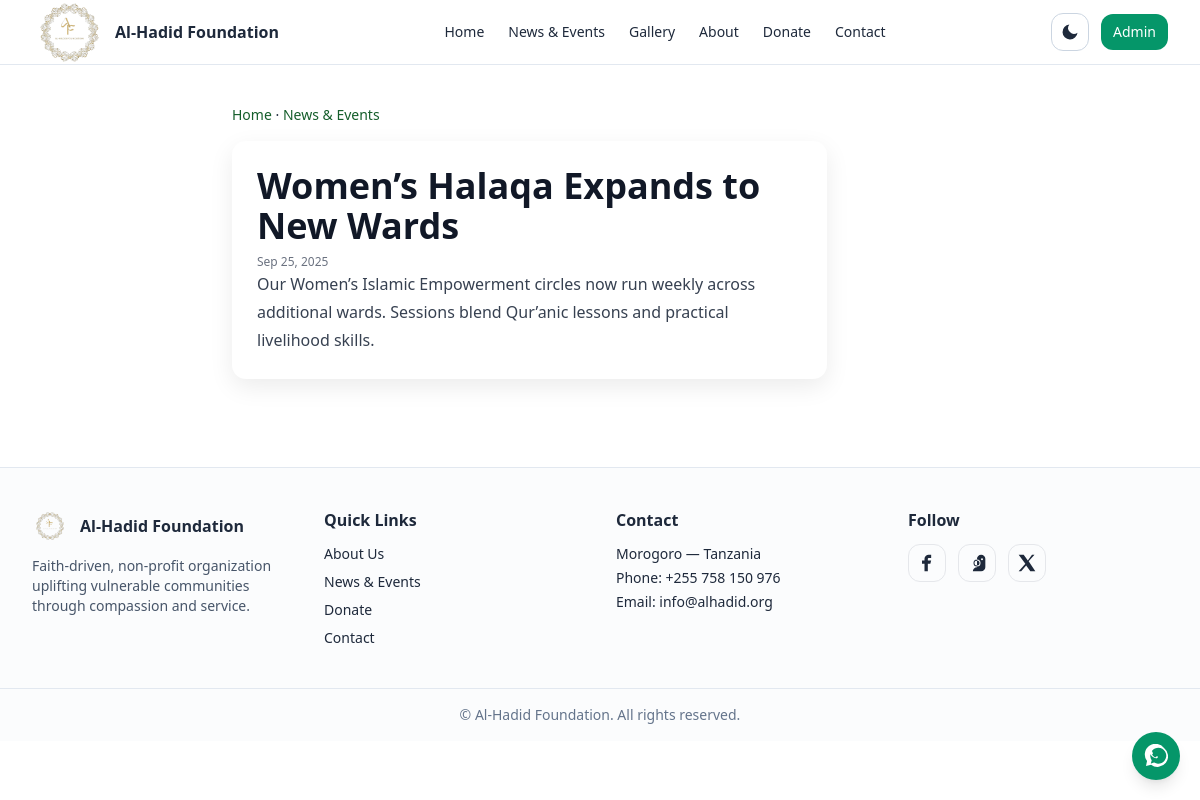
Screenshot of /news/4/ with the database file from the repository.
### website/models.py (models this page shows, shortened)
class News(models.Model):
    title = models.CharField(max_length=200)
    content = models.TextField()
    image = models.ImageField(upload_to='news/', blank=True, null=True)
    is_published = models.BooleanField(default=True)
    created_at = models.DateTimeField(auto_now_add=True)
    updated_at = models.DateTimeField(auto_now=True)
    class Meta:
        ordering = ['-created_at']
        verbose_name_plural = "News"

### website/views.py (the view)
# urls.py: path('news/<int:pk>/', views.news_detail, name='news_detail'),
def news_detail(request, pk):
    news_item = get_object_or_404(News, pk=pk, is_published=True)
    context = {
        'news': news_item,
        'page_title': news_item.title,
    }
    return render(request, 'website/news_detail.html', context)

### website/context_processors.py (called while the page is built)
def site_settings(request):
    try:
        settings = SiteSettings.objects.first()
        if not settings:
            settings = SiteSettings.objects.create()
    except:
        settings = None
    theme = request.session.get('theme', 'light')
    return {
        'site_settings': settings,
        'current_theme': theme,
    }

### templates/website/news_detail.html (shortened to what this page needs)
{% extends "base.html" %}
{% block content %}
<section class="max-w-3xl mx-auto px-4 py-10">
  <nav class="text-sm mb-4">
    <a class="text-primary" href="{% url 'website:home' %}">Home</a> ·
    <a class="text-primary" href="{% url 'website:news_events' %}">News & Events</a>
  </nav>
  <article class="prose dark:prose-invert card p-6">
    <h1 class="mb-2">{{ news.title }}</h1>
    <div class="text-xs text-gray-500">{{ news.created_at|date:"M d, Y" }}</div>
    <div>{{ news.content|safe }}</div>
  </article>
</section>
{% endblock %}

### rows the page displays
News: title "Women’s Halaqa Expands to New Wards", created_at "Sep 25, 2025", content "Our Women’s Islamic Empowerment circles now run weekly across additional wards. Sessions blend Qur’anic lessons and practical livelihood skills."
